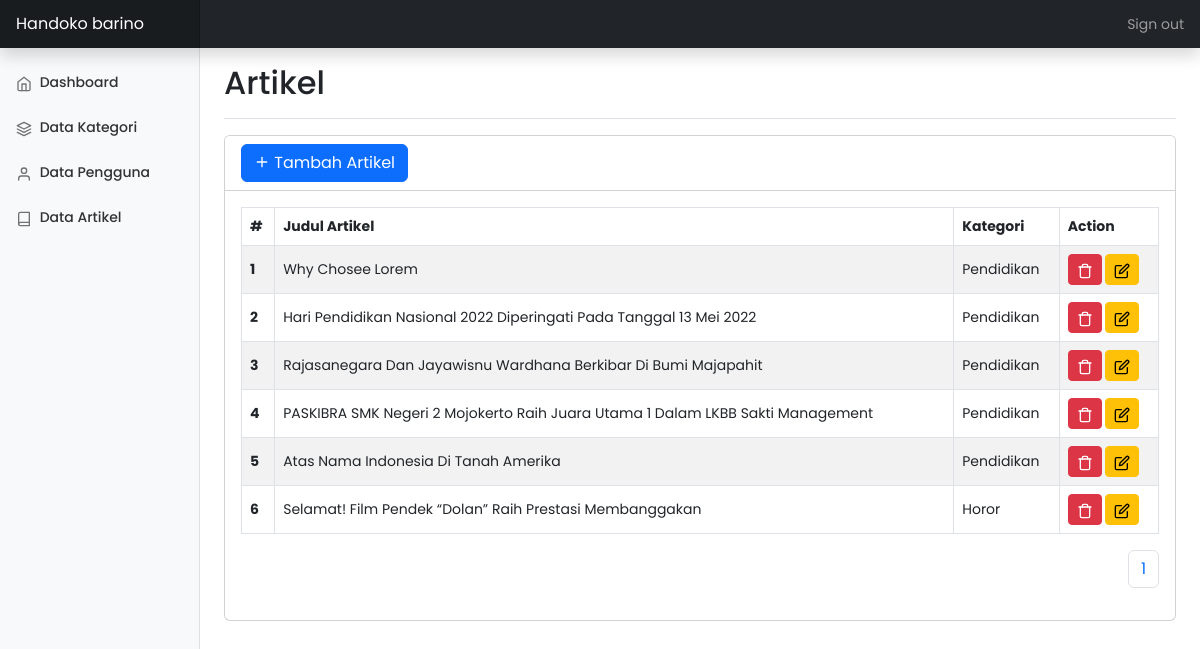
The app's page /admin/artikel.php (signed in) with its own data.
### tables this page shows
CREATE TABLE `articles` (
  `id_artikel` int(11) NOT NULL,
  `id_kategori` int(11) NOT NULL,
  `judul` varchar(200) NOT NULL,
  `isi` text NOT NULL,
  `gambar` varchar(255) NOT NULL,
  `author` varchar(255) NOT NULL,
  `tgl_release` date NOT NULL
);

CREATE TABLE `categories` (
  `id_kategori` int(32) NOT NULL,
  `kategori` varchar(255) NOT NULL
);

### function/funsi.php (called while the page is built, shortened)
<?php
function koneksi()
{
    $conn = mysqli_connect('localhost', 'root', '', 'db_artikel') or die(mysqli_error($conn));
    return $conn;
}
function read_kategori($query)
{
    $conn = koneksi();
    $query = mysqli_query($conn, $query);
    $data = [];
    while ($row = mysqli_fetch_assoc($query)) {
        $data[] = $row;
    }
    return $data;
}

### admin/artikel.php (the view, shortened to what this page needs)
<?php
include 'layouts/header.php';
$halaman = 10;
$page = isset($_GET['halaman']) ? (int)$_GET['halaman'] : 1;
$mulai = ($page > 1) ? ($page * $halaman) - $halaman : 0;
$data = read_kategori("SELECT * FROM articles INNER JOIN categories ON articles.id_kategori = categories.id_kategori LIMIT $mulai, $halaman");
$conn = koneksi();
$query = mysqli_query($conn, "SELECT * FROM articles ");
$total = mysqli_num_rows($query);
@$pages = ceil($total / $halaman);
$no    = $mulai + 1;
?>
<main class="col-md-9 ms-sm-auto col-lg-10 px-md-4">
    <div class="d-flex justify-content-between flex-wrap flex-md-nowrap align-items-center pt-3 pb-2 mb-3 border-bottom">
        <h1 class="h2">Artikel</h1>
    </div>
    <section>
        <div class="row">
            <div class="col-md-12">
                <div class="card mb-5">
                    <div class="card-header bg-white">
                        <a href="artikel-tambah.php" class="btn btn-primary">
                            <span data-feather="plus" class="align-text-bottom mb-1"></span>
                            Tambah Artikel
                        </a>
                    </div>
                    <div class="card-body">
                        <div class="table-responsive">
                            <table class="table table-striped align-middle table-bordered">
                                <thead>
                                    <tr>
                                        <th scope="col">#</th>
                                        <th scope="col">Judul Artikel</th>
                                        <th scope="col">Kategori</th>
                                        <th scope="col">Action</th>
                                    </tr>
                                </thead>
                                <tbody>
                                    <?php foreach ($data as $row) : ?>
                                        <tr>
                                            <th scope="row"><?= $no++ ?></th>
                                            <td><?= $row['judul'] ?></td>
                                            <td><?= $row['kategori'] ?></td>
                                            <td>
                                                <a href="artikel-hapus.php?id=<?= $row['id_artikel'] ?>" class="btn btn-sm btn-danger">
                                                    <span data-feather="trash" class="align-text-bottom"></span>
                                                </a>
                                                <a href="artikel-edit.php?id=<?= $row['id_artikel'] ?>" class="btn btn-sm btn-warning">
                                                    <span data-feather="edit" class="align-text-bottom"></span>
                                                </a>
                                            </td>
                                        </tr>
                                    <?php endforeach; ?>
                                </tbody>
                            </table>
                        </div>
                        <nav aria-label="Page navigation example">
                            <ul class="pagination justify-content-end">
                                <?php for ($no = 1; $no <= @$pages; $no++) : ?>
                                    <li class="page-item"><a class="page-link" href="kategori.php?halaman=<?= $no ?>"><?= $no ?></a></li>
                                <?php endfor; ?>
                            </ul>
                        </nav>
                    </div>
                </div>
            </div>
        </div>
    </section>
</main>
<?php include 'layouts/footer.php' ?>

### assets/template/css/style.css (style rules this page uses)
body { font-size: 0.875rem; }
.feather { width: 16px; height: 16px; }

### admin/layouts/header.php (style rules this page uses)
body { font-family: 'Poppins', sans-serif; }

### records on screen
articles: judul "Why Chosee Lorem", id_kategori.kategori "Pendidikan"
articles: judul "Hari Pendidikan Nasional 2022 Diperingati Pada Tanggal 13 Mei 2022", id_kategori.kategori "Pendidikan"
articles: judul "Rajasanegara Dan Jayawisnu Wardhana Berkibar Di Bumi Majapahit", id_kategori.kategori "Pendidikan"
articles: judul "PASKIBRA SMK Negeri 2 Mojokerto Raih Juara Utama 1 Dalam LKBB Sakti Management", id_kategori.kategori "Pendidikan"
articles: judul "Atas Nama Indonesia Di Tanah Amerika", id_kategori.kategori "Pendidikan"
articles: judul "Selamat! Film Pendek “Dolan” Raih Prestasi Membanggakan", id_kategori.kategori "Horor"

### other values on screen
$_SESSION['profile']['nama'] "Handoko barino"
